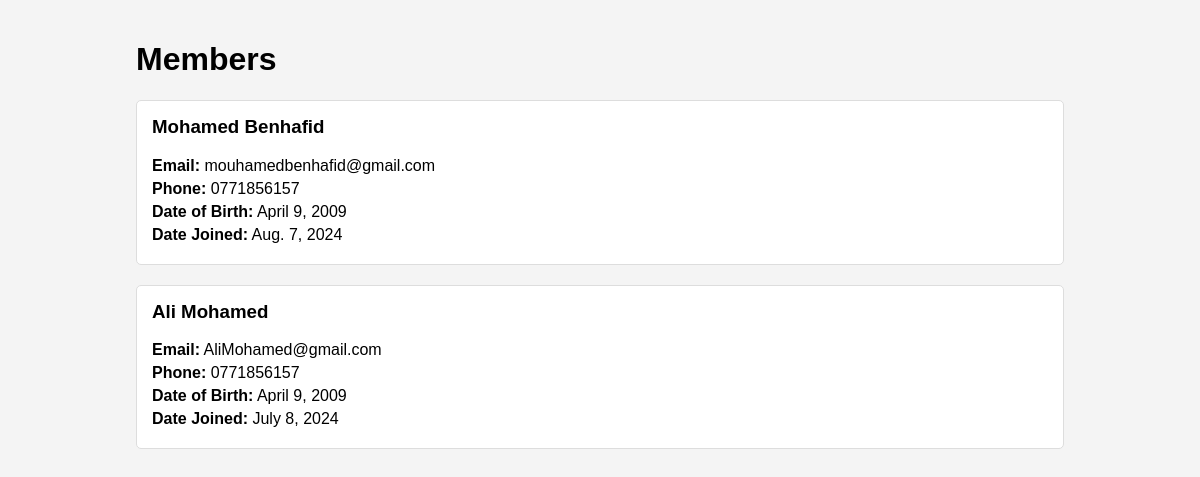
The page /members/ on the database its author committed.
### Salle/models.py (models this page shows, shortened)
class Member(models.Model):
    first_name = models.CharField(max_length=100)
    last_name = models.CharField(max_length=100)
    email = models.EmailField(unique=True)
    phone_number = models.CharField(max_length=15, blank=True, null=True)
    date_of_birth = models.DateField()
    date_joined = models.DateField()

### Salle/views.py (the view)
# urls.py: path('members/', views.view_members, name='view_members'),
def view_members(request):
    members = Member.objects.all().order_by('-date_joined')
    return render(request, 'view_members.html', {'members': members})

### template/view_members.html (shortened to what this page needs)
<!DOCTYPE html>
<html>
<head>
</head>
<body>
    <div class="container">
        <h1>Members</h1>
        {% for member in members %}
            <div class="member-box">
                <h3>{{ member.first_name }} {{ member.last_name }}</h3>
                <p><strong>Email:</strong> {{ member.email }}</p>
                <p><strong>Phone:</strong> {{ member.phone_number }}</p>
                <p><strong>Date of Birth:</strong> {{ member.date_of_birth }}</p>
                <p><strong>Date Joined:</strong> {{ member.date_joined }}</p>
            </div>
        {% endfor %}
    </div>
</body>
</html>

### template/view_members.html (style rules this page uses)
body { font-family: Arial, sans-serif; background-color: #f4f4f4; margin: 0; padding: 20px; }
.container { width: 80%; margin: 0 auto; }
.member-box { background-color: #ffffff; border: 1px solid #ddd; border-radius: 5px; padding: 15px; margin-bottom: 20px; }
.member-box h3 { margin-top: 0; }
.member-box p { margin: 5px 0; }

### rows shown on the page
Member: first_name "Mohamed", last_name "Benhafid", email "mouhamedbenhafid@gmail.com", phone_number "0771856157", date_of_birth "April 9, 2009", date_joined "Aug. 7, 2024"
Member: first_name "Ali", last_name "Mohamed", email "AliMohamed@gmail.com", phone_number "0771856157", date_of_birth "April 9, 2009", date_joined "July 8, 2024"
